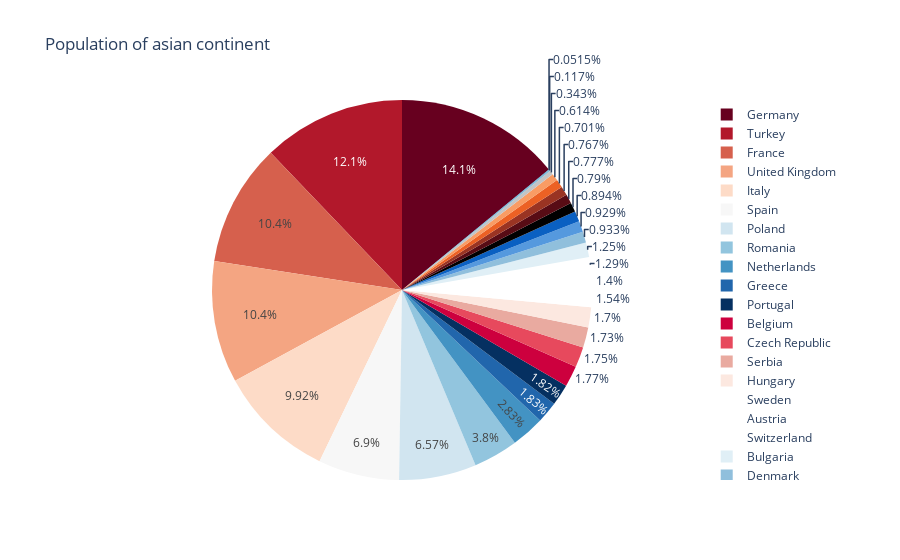

The code cell stored with this chart in its notebook:
### Code cell
#Pie charts 
df_asia=px.data.gapminder().query("year==2007").query("continent=='Europe'")
px.pie(df_asia,values='pop',names='country',title='Population of asian continent'
      ,color_discrete_sequence=px.colors.sequential.RdBu)

### Figure 1 — Plotly figure (JSON) as saved in the notebook; plotly's stock layout.template omitted (floating-point values rounded to 4 significant figures)
{"data": [{"domain": {"x": [0, 1], "y": [0, 1]}, "hovertemplate": "country=%{label}<br>pop=%{value}<extra></extra>", "labels": ["Albania", "Austria", "Belgium", "Bosnia and Herzegovina", "Bulgaria", "Croatia", "Czech Republic", "Denmark", "Finland", "France", "Germany", "Greece", "Hungary", "Iceland", "Ireland", "Italy", "Montenegro", "Netherlands", "Norway", "Poland", "Portugal", "Romania", "Serbia", "Slovak Republic", "Slovenia", "Spain", "Sweden", "Switzerland", "Turkey", "United Kingdom"], "legendgroup": "", "name": "", "showlegend": true, "type": "pie", "values": [3600523, 8199783, 10392226, 4552198, 7322858, 4493312, 10228744, 5468120, 5238460, 61083916, 82400996, 10706290, 9956108, 301931, 4109086, 58147733, 684736, 16570613, 4627926, 38518241, 10642836, 22276056, 10150265, 5447502, 2009245, 40448191, 9031088, 7554661, 71158647, 60776238]}], "layout": {"legend": {"tracegroupgap": 0}, "piecolorway": ["rgb(103,0,31)", "rgb(178,24,43)", "rgb(214,96,77)", "rgb(244,165,130)", "rgb(253,219,199)", "rgb(247,247,247)", "rgb(209,229,240)", "rgb(146,197,222)", "rgb(67,147,195)", "rgb(33,102,172)", "rgb(5,48,97)"], "title": {"text": "Population of asian continent"}}}
